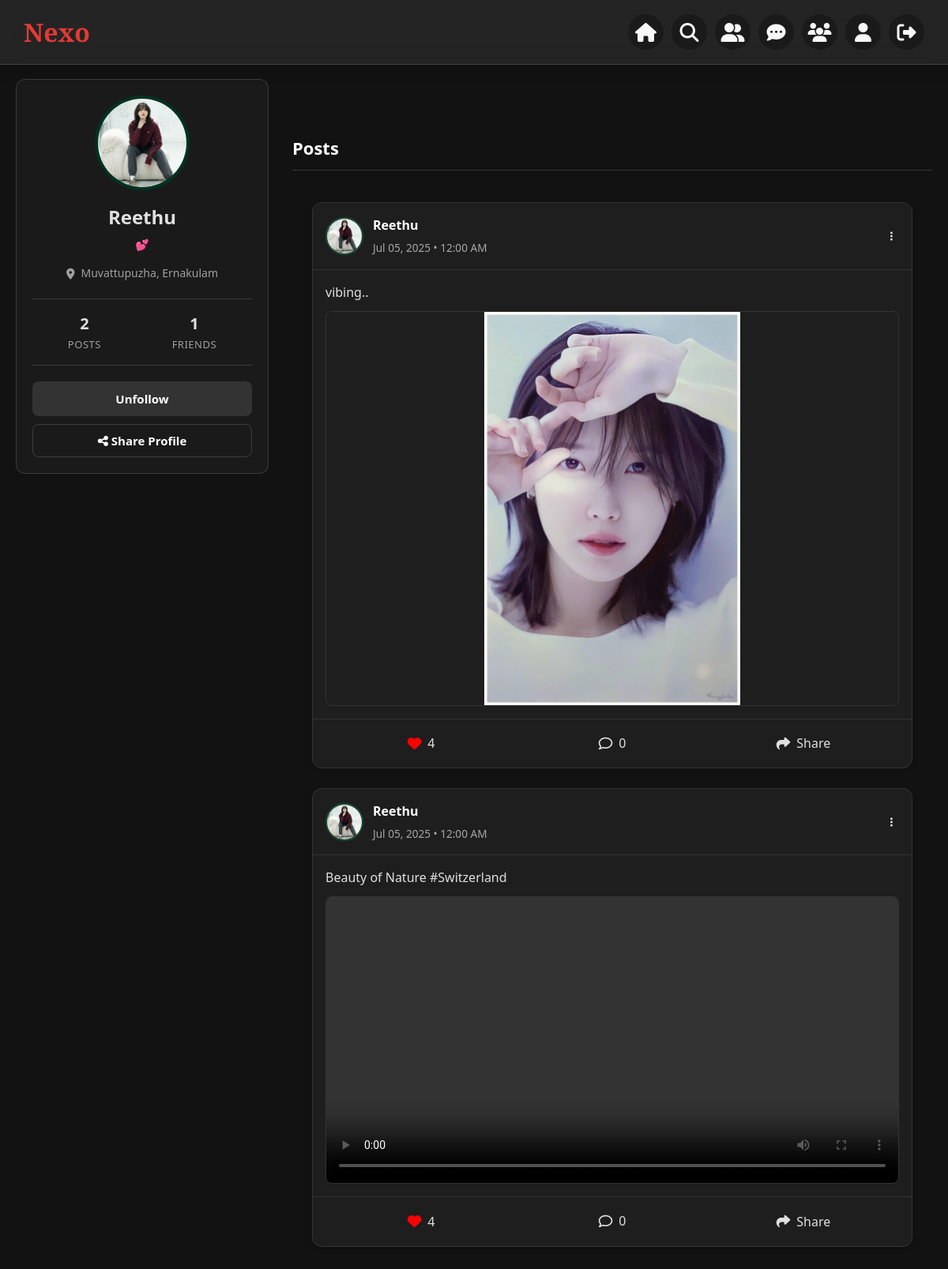
Screenshot of /Project/User/ViewProfile.php?pid=2 (signed in) with the database file from the repository.
### tables this page shows
CREATE TABLE `tbl_user` (
  `user_id` int(11) NOT NULL,
  `user_name` varchar(30) NOT NULL,
  `user_bio` varchar(2500) NOT NULL,
  `user_gender` varchar(10) NOT NULL,
  `user_status` enum('active','banned') DEFAULT 'active',
  `user_dob` date NOT NULL,
  `user_contact` varchar(11) NOT NULL,
  `user_email` varchar(30) NOT NULL,
  `user_password` varchar(2000) NOT NULL,
  `place_id` int(11) NOT NULL,
  `user_photo` varchar(100) NOT NULL
);

CREATE TABLE `tbl_place` (
  `place_id` int(11) NOT NULL,
  `district_id` int(11) NOT NULL,
  `place_name` varchar(50) NOT NULL
);

CREATE TABLE `tbl_district` (
  `district_id` int(11) NOT NULL,
  `district_name` varchar(50) NOT NULL
);

CREATE TABLE `tbl_post` (
  `post_id` int(11) NOT NULL,
  `post_caption` varchar(50) NOT NULL,
  `post_photo` varchar(500) NOT NULL,
  `post_date` date NOT NULL,
  `user_id` int(11) NOT NULL
);

### Project/User/ViewPost.php (the view, shortened to what this page needs)
<?php
include '../Assets/Connection/Connection.php';
$uid = mysqli_real_escape_string($con, $_SESSION['uid']);
$sql = "SELECT p.*, u.user_name, u.user_photo,u.user_id,
             (SELECT COUNT(like_id) FROM tbl_like l WHERE l.post_id = p.post_id) AS like_count,
             (SELECT COUNT(like_id) FROM tbl_like l WHERE l.post_id = p.post_id AND l.user_id = '$uid') AS user_liked,
             (SELECT COUNT(comment_id) FROM tbl_comment c WHERE c.post_id = p.post_id) AS comment_count
             FROM tbl_post p
             INNER JOIN tbl_user u ON p.user_id = u.user_id
             WHERE p.user_id = '$uid'
             ORDER BY p.post_date DESC";
$result = $con->query($sql);
?>
<!DOCTYPE html>
<html lang="en">
<head>
    <link rel="stylesheet" href="https://cdnjs.cloudflare.com/ajax/libs/font-awesome/6.5.1/css/all.min.css">
</head>
<body>
    <div class="container">
        <?php if ($result->num_rows > 0) {
            while ($row = $result->fetch_assoc()) {
                $file = $row["post_photo"];
                $extension = strtolower(pathinfo($file, PATHINFO_EXTENSION));
                $file_path = '../Assets/Files/PostDocs/' . $file;
                $post_id = $row['post_id'];
        ?>
        <div class="post-card">
            <div class="post-header">
                <div class="post-avatar">
                    <img src="../Assets/Files/UserDocs/<?php echo htmlspecialchars($row['user_photo']) ?>" alt="<?php echo htmlspecialchars($row['user_name']) ?>">
                </div>
                <div class="post-user">
                    <h4><?php echo htmlspecialchars($row['user_name']) ?></h4>
                    <p><?php echo date('M d, Y • h:i A', strtotime($row['post_date'])) ?></p>
                </div>
                <div class="post-options">
                    <button class="post-options-toggle">
                        <i class="fas fa-ellipsis-v"></i>
                    </button>
                </div>
            </div>
            <div class="post-content">
                <p class="post-text"><?php echo htmlspecialchars($row['post_caption']) ?></p>
                <?php if (!empty($file)) { ?>
                    <?php if (in_array($extension, ['jpg', 'jpeg', 'png', 'gif', 'webp'])) { ?>
                        <img src="<?php echo htmlspecialchars($file_path) ?>" alt="Post Image" class="post-media">
                    <?php } elseif (in_array($extension, ['mp4', 'webm', 'ogg'])) { ?>
                        <video controls class="post-media">
                            <source src="<?php echo htmlspecialchars($file_path) ?>" type="video/<?php echo $extension ?>">
                        </video>
                    <?php } ?>
                <?php } ?>
            </div>
            <div class="post-actions">
                <button class="post-action like-btn" data-post-id="<?php echo $post_id ?>" data-liked="<?php echo $row['user_liked'] ? 'true' : 'false' ?>">
                    <i class="<?php echo ($row['user_liked'] > 0) ? 'fas fa-heart liked' : 'far fa-heart'; ?>" id="icon-<?php echo $post_id ?>"></i>
                    <span id="like-count-<?php echo $post_id ?>"><?php echo $row['like_count'] ?></span>
                </button>
                <a href="Comment.php?cid=<?php echo $post_id ?>" class="post-action">
                    <i class="far fa-comment"></i>
                    <span><?php echo $row['comment_count'] ?></span>
                </a>
                <button class="post-action share-btn" data-post-id="<?php echo $post_id ?>">
                    <i class="fas fa-share"></i>
                    <span>Share</span>
                </button>
            </div>
        </div>
        <?php } ?>
        <?php } ?>
    </div>
</body>
</html>

### Project/User/ViewProfile.php (shortened to what this page needs)
<?php
include '../Assets/Connection/Connection.php';
$profileId = $_GET['pid'];
$uid = mysqli_real_escape_string($con, $_SESSION['uid']);
$pid = isset($_GET['pid']) && !empty($_GET['pid']) ? mysqli_real_escape_string($con, $_GET['pid']) : $uid;
$selQry = "SELECT u.*, p.place_name, d.district_name,
              (SELECT friends_status FROM tbl_friends f WHERE (f.user_from_id = '$uid' AND f.user_to_id = u.user_id) LIMIT 1) as request_sent_status,
              (SELECT friends_status FROM tbl_friends f WHERE (f.user_from_id = u.user_id AND f.user_to_id = '$uid') LIMIT 1) as request_received_status
           FROM tbl_user u
           LEFT JOIN tbl_place p ON u.place_id = p.place_id
           LEFT JOIN tbl_district d ON p.district_id = d.district_id
           WHERE u.user_id = '$profileId'";
$res = $con->query($selQry);
$data = $res->fetch_assoc();
$postCountQry = "SELECT COUNT(*) as post_count FROM tbl_post WHERE user_id = '$pid'";
$postCountRes = $con->query($postCountQry);
$postCount = $postCountRes->fetch_assoc()['post_count'];
$friendCountQry = "SELECT COUNT(*) as friend_count FROM tbl_friends WHERE (user_from_id = '$pid' OR user_to_id = '$pid') AND friends_status = 1";
$friendCountRes = $con->query($friendCountQry);
$friendCount = $friendCountRes->fetch_assoc()['friend_count'];
$friend_status = null;
$selFriendQry = "SELECT friends_status FROM tbl_friends WHERE (user_from_id = '$uid' AND user_to_id = '$pid') OR (user_from_id = '$pid' AND user_to_id = '$uid')";
$resFriend = $con->query($selFriendQry);
if($resFriend->num_rows > 0){
    $dataFriend = $resFriend->fetch_assoc();
    $friend_status = $dataFriend['friends_status'];
}
?>
<!DOCTYPE html>
<html lang="en">
<head>
    <link rel="stylesheet" href="https://cdnjs.cloudflare.com/ajax/libs/font-awesome/6.5.1/css/all.min.css">
</head>
<body>
    <?php include("Header.php") ?>
    <div class="main-container">
        <aside class="profile-sidebar">
            <div class="profile-card">
                <img src="../Assets/Files/UserDocs/<?php echo htmlspecialchars($data['user_photo']) ?>" class="profile-picture" alt="Profile Picture">
                <h1 class="profile-name"><?php echo htmlspecialchars($data['user_name']) ?></h1>
                <?php if (!empty($data['user_bio'])): ?>
                    <p class="profile-bio"><?php echo htmlspecialchars($data['user_bio']) ?></p>
                <?php endif; ?>
                <div class="profile-location">
                    <i class="fas fa-map-marker-alt"></i>
                    <span><?php echo htmlspecialchars($data['place_name']) ?>, <?php echo htmlspecialchars($data['district_name']) ?></span>
                </div>
                <div class="profile-stats">
                    <div class="profile-stat" onclick="document.getElementById('posts').scrollIntoView({ behavior: 'smooth' });">
                        <div class="stat-count"><?php echo $postCount ?></div>
                        <div class="stat-label">Posts</div>
                    </div>
                    <div class="profile-stat" onclick="window.location='FriendsList.php?user_id=<?php echo $pid ?>'">
                        <div class="stat-count"><?php echo $friendCount ?></div>
                        <div class="stat-label">Friends</div>
                    </div>
                </div>
                <div class="profile-actions">
                    <?php if ($pid != $uid): ?>
                        <?php if ($friend_status === '1'): ?>
                            <a href="ViewProfile.php?ufid=<?php echo $pid; ?>" class="profile-btn unfollow-btn">Unfollow</a>
                        <?php elseif ($friend_status === '0'): ?>
                            <button class="profile-btn pending-btn" disabled>Request Sent</button>
                             <a href="ViewProfile.php?ufid=<?php echo $pid; ?>" class="profile-btn unfollow-btn" style="background-color:#5c2e2e">cancel Request</a>
                        <?php else: ?>
                            <a href="ViewProfile.php?fid=<?php echo $pid; ?>" class="profile-btn follow-btn">Follow</a>
                        <?php endif; ?>
                    <?php else: ?>
                        <a href="EditProfile.php" class="profile-btn edit-btn">Edit Profile</a>
                    <?php endif; ?>
                    <button class="profile-btn share-btn" onclick="shareProfile()">
                        <i class="fas fa-share-alt"></i> Share Profile
                    </button>
                </div>
            </div>
        </aside>
        <main class="posts-content">
            <h2 class="content-header" id="posts">Posts</h2>
            <div class="posts-container">
                <?php
                if ($postCount > 0) {
                    include 'ViewPost.php';
                }
                ?>
            </div>
        </main>
    </div>
</body>
</html>

### Project/User/ViewProfile.php (style rules this page uses)
:root { --black: #0d0d0d; --white: #FFFFFF; --deep-forest-green: #013220; --light-green: #1a4b32; --gray-dark: #1a1a1a; --gray-medium: #333333; --gray-light: #4d4d4d; --border-color: #262626; }
* { margin: 0; padding: 0; box-sizing: border-box; font-family: 'Segoe UI', Tahoma, Geneva, Verdana, sans-serif; }
body { background-color: var(--black); color: var(--white); }
.main-container { display: flex; max-width: 1200px; margin: 80px auto 0; padding: 20px; gap: 30px; }
.profile-sidebar { width: 320px; position: fixed; top: 100px; height: calc(100vh - 100px); overflow-y: auto; }
.profile-card { background-color: var(--gray-dark); border-radius: 12px; border: 1px solid var(--border-color); padding: 20px; text-align: center; }
.profile-picture { width: 120px; height: 120px; border-radius: 50%; border: 4px solid var(--deep-forest-green); object-fit: cover; margin: 0 auto 15px; display: block; }
.profile-name { font-size: 24px; font-weight: 700; margin-bottom: 5px; }
.profile-bio { color: #b0b0b0; margin-bottom: 15px; line-height: 1.5; font-size: 14px; }
.profile-location { display: flex; align-items: center; justify-content: center; gap: 8px; color: #a0a0a0; margin-bottom: 20px; font-size: 14px; }
.profile-stats { display: flex; justify-content: space-around; margin-bottom: 20px; padding: 15px 0; border-top: 1px solid var(--border-color); border-bottom: 1px solid var(--border-color); }
.profile-stat { text-align: center; cursor: pointer; }
.stat-count { font-size: 20px; font-weight: 700; }
.stat-label { font-size: 13px; color: #a0a0a0; text-transform: uppercase; letter-spacing: 0.5px; }
.profile-actions { display: flex; flex-direction: column; gap: 10px; }
.profile-btn { padding: 10px 15px; border-radius: 8px; font-weight: 600; cursor: pointer; transition: all 0.3s ease; border: none; font-size: 15px; text-align: center; text-decoration: none; display: block; color: var(--white); }
.unfollow-btn { background-color: var(--gray-medium); }
.share-btn { background-color: transparent; border: 1px solid var(--border-color); }
.posts-content { flex: 1; margin-left:350px; }
.content-header { margin-bottom: 20px; font-size: 22px; color: var(--white); padding-bottom: 10px; border-bottom: 1px solid var(--border-color); }

### Project/User/Header.php (style rules this page uses)
:root { --dark-bg: #0A0A0A; --card-bg: rgba(255, 255, 255, 0.08); --accent-red: #E53935; --text-light: #F8F8F8; --text-subtle: #AFAFAF; --border-color: rgba(255, 255, 255, 0.15); --hover-bg: rgba(255, 255, 255, 0.05); }
body { font-family: 'Montserrat', sans-serif; background-color: var(--dark-bg); color: var(--text-light); margin: 0; padding: 0; padding-top: 70px; }

### rows the page displays
tbl_user: user_photo (picture), user_name "Reethu", user_bio "💕", place.place_name "Muvattupuzha", tbl_district.district_name "Ernakulam"
tbl_post: user.user_photo (picture), user.user_name "Reethu", post_date "Jul 05, 2025 • 12:00 AM", post_caption "vibing..", post_photo (picture), like_count "4", comment_count "0"
tbl_post: user.user_photo (picture), user.user_name "Reethu", post_date "Jul 05, 2025 • 12:00 AM", post_caption "Beauty of Nature #Switzerland", like_count "4", comment_count "0"

### other values shown
$postCount "2"
$friendCount "1"
